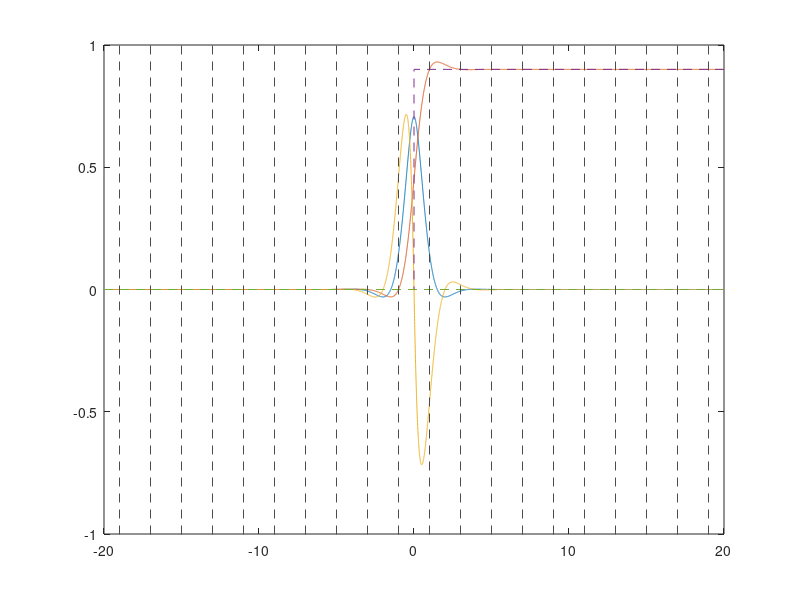
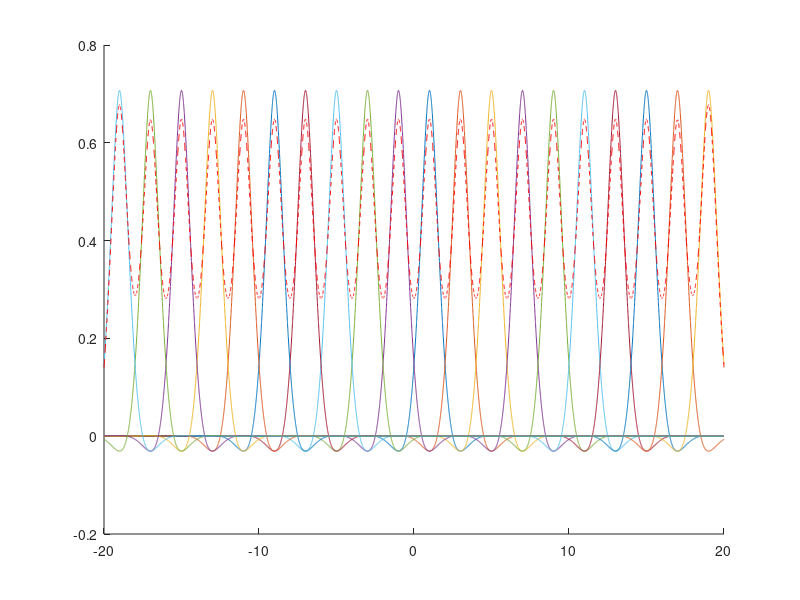
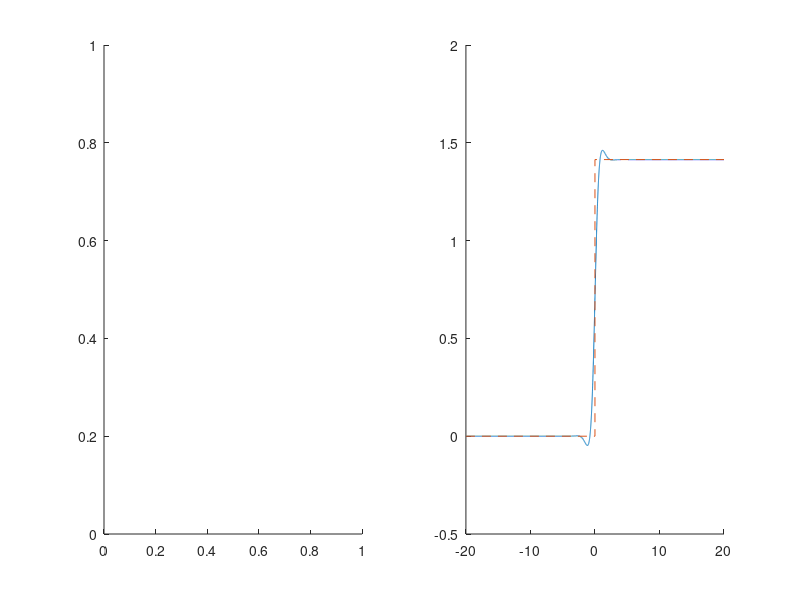

Write the MATLAB code that produced these figures, in order. (Note: this script raises an error after producing the figures.)

function []=FindBasisCoef2()
    
    f= @(x,w,c) cos(w*abs(x)+atan(-c/w)).*exp(-c*abs(x));
    f_p= @(x,w,c,p) cos(w*abs(x)+p).*exp(-c*abs(x));
    df= @(x,w,c) (c*cos(w*abs(x)+atan(-c/w))+w*sin(w*abs(x)+atan(-c/w))).*exp(-c*abs(x));
    
    xmin=-20;
    xmax=20;
    x=linspace(xmin,xmax,10001);
    
    d=1;
    w=pi/(2*d);
    c=w;
    figure;
    [F_absCalc,fLim]=F_abs(x,w,c);
    plot(x,f(x,w,c),x,F_absCalc,x,df_abs(x,w,c))
    box=axis;
    hold on
    plot([xmin 0 0 xmax],[0 0 fLim fLim ],'--')
    plot([xmin xmax],[0 0 ],'--')
    
    for ii=[-d:-2*d:xmin,d:2*d:xmax]
        plot([ii,ii],[-2 2],'--','color',[0.3 0.3 0.3])
    end
    axis(box)
    
    figure
    hold on
    fmat=zeros(size(x));
    kk=1;
    for ii=[-d:-2*d:xmin,d:2*d:xmax]
        fmat(kk,:)=f(x+ii,w,c);
        plot(x,fmat(kk,:));
        kk=kk+1;
    end
    plot(x,(sum(fmat)),'r--')
    %%
    d=pi/(2*2);
    figure
    subplot(1,2,1)
    hold on
    subplot(1,2,2)
    hold on
    %d=1;
    c_pairs=[2,2; 3.211,0.7023;3.452,0.1605;3.251 0.6622;3.291 0.5619;3.271 0.602];
    for ii=1:size(c_pairs,1)
        subplot(1,2,2)
        [Y,lim]=F_abs_double(x,2,c_pairs(ii,1),c_pairs(ii,2));
        l_r=plot(x,Y);
        l_f=plot([xmin 0 0 xmax],[0 0 lim lim ],'--');
        l_f.Color=l_r.Color;
        subplot(1,2,1)
        plot(x,f_double(x,2,c_pairs(ii,1),c_pairs(ii,2)));
    end
    subplot(1,2,2)
    box=axis;
    
    for ii=[-d:-2*d:xmin,d:2*d:xmax]
        plot([ii,ii],[-2 2],'--','color',[0.3 0.3 0.3])
    end
    axis(box)
    figure
    hold on
    fmat=zeros(size(x));
    
    for jj=1:size(c_pairs,1)
        kk=1;
        for ii=[-d:-2*d:xmin,d:2*d:xmax]
            fmat(kk,:)=f_double(x+ii,2,c_pairs(jj,1),c_pairs(jj,2));
            %plot(x,fmat(kk,:));
            kk=kk+1;
        end
        l(jj)=plot(x,(sum(fmat)));
    end
    Decay_Relations(1/pi)
    %     figure
    %
    %     subplot(1,2,1)
    %     hold on
    %     plot([-20 20],[0 0],'--')
    %     subplot(1,2,2)
    %     hold on
    %     plot([-20 20],[0 0],'--')
    %     for ii=1:4
    %         subplot(1,2,1)
    %         plot(x,f(x,w,c)+f(x,w,c/ii))
    %         subplot(1,2,2)
    %         plot(x,F_abs(x,w,c)+F_abs(x,w,c/ii))
    %     end
    
    
    %     wvec=linspace(0,2*pi,
    
end

function []=Decay_Relations(w)
    phaseShift=@(c,w) -c.*sin(atan(-w./c)+pi/2)+w*cos(atan(-w./c)+pi/2);
    figure
    x=linspace(0,2*w,500);
    [X,Y]=meshgrid(x,x);
    Z=phaseShift(X,w)+phaseShift(Y,w);
    C=double(Z>0);
    clc
    h=surf(X,Y,Z,C);
    view(0,90)
    h(1).LineStyle='none';
    
end

function [Y,fLim]=F_abs(x,w,c)
    F= @(x,w,c) (w*sin(w*x+atan(-c/w))-c*cos(w*x+atan(-c/w))).*exp(-c*x)/(c^2+w^2);
    Fneg=@(x,w,c) -(w*sin(w*-x+atan(-c/w))-c*cos(w*-x+atan(-c/w))).*exp(c*x)/(c^2+w^2);
    
    isNeg=x<0;
    x_abs=abs(x);
    
    Y=isNeg.*Fneg(x,w,c)+(~isNeg).*(F(x,w,c)+Fneg(0,w,c)-F(0,w,c));
    %Y=isNeg.*Fneg(x,w,c)+(~isNeg).*(F(x,w,c));
    fLim=(Fneg(0,w,c)-F(0,w,c));
    
end

function Y=F_nodecay(x,w,c)
    F= @(x,w,c) (w*sin(w*x+atan(-c/w))-c*cos(w*x+atan(-c/w)));
    Fneg=@(x,w,c) -(w*sin(w*-x+atan(-c/w))-c*cos(w*-x+atan(-c/w)));
    
    isNeg=x<0;
    x_abs=abs(x);
    
    Y=isNeg.*Fneg(x,w,c)+(~isNeg).*(F(x,w,c));
    
end

function Y=df_abs(x,w,c)
    
    df= @(x,w,c) -(c*cos(w*(x)+atan(-c/w))+w*sin(w*(x)+atan(-c/w))).*exp(-c*(x));
    dfNeg= @(x,w,c) (c*cos(-w*(x)+atan(-c/w))+w*sin(-w*(x)+atan(-c/w))).*exp(c*(x));
    
    isNeg=x<0;
    
    
    Y=isNeg.*dfNeg(x,w,c)+(~isNeg).*(df(x,w,c));
end

function Y=f_double(x,w,c1,c2)
    
    f= @(x,w,c1,c2) cos(w*abs(x)+atan(-w/c1)).*exp(-c1*abs(x))...
        +cos(w*abs(x)+atan(-w/c2)).*exp(-c2*abs(x));
    
    Y=f(x,w,c1,c2);
end

function [Y,fLim]=F_abs_double(x,w,c1,c2)
    F= @(x,w,c) (w*sin(w*x+atan(-w/c))-c*cos(w*x+atan(-w/c))).*exp(-c*x)/(c^2+w^2);
    Fneg=@(x,w,c) -(w*sin(w*-x+atan(-w/c))-c*cos(w*-x+atan(-w/c))).*exp(c*x)/(c^2+w^2);
    
    isNeg=x<0;
    x_abs=abs(x);
    
    Y1=isNeg.*Fneg(x,w,c1)+(~isNeg).*(F(x,w,c1)+Fneg(0,w,c1)-F(0,w,c1));
    Y2=isNeg.*Fneg(x,w,c2)+(~isNeg).*(F(x,w,c2)+Fneg(0,w,c2)-F(0,w,c2));
    %Y=isNeg.*Fneg(x,w,c)+(~isNeg).*(F(x,w,c));
    fLim=(Fneg(0,w,c1)-F(0,w,c1))+(Fneg(0,w,c2)-F(0,w,c2));
    Y=Y1+Y2;
end

%% Calculate c2 coeff

function []=BisectCoeff()
    
    
    
    
end